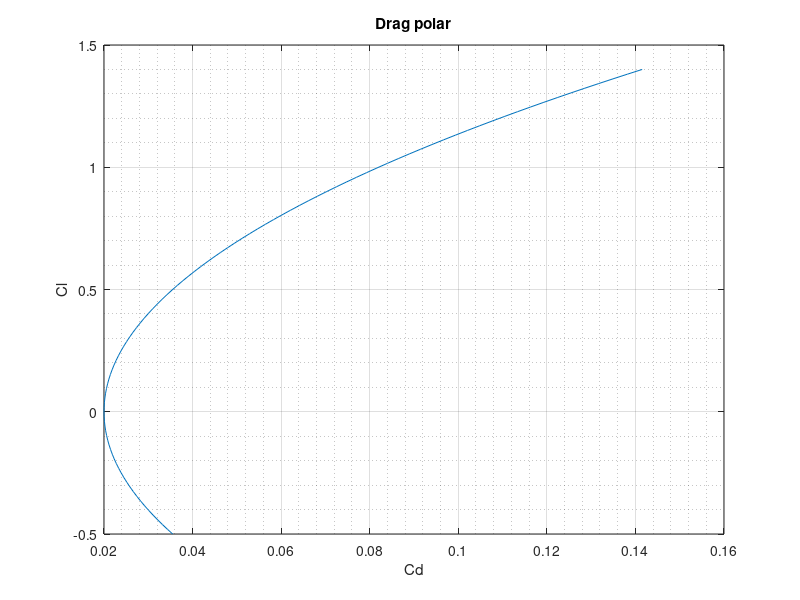
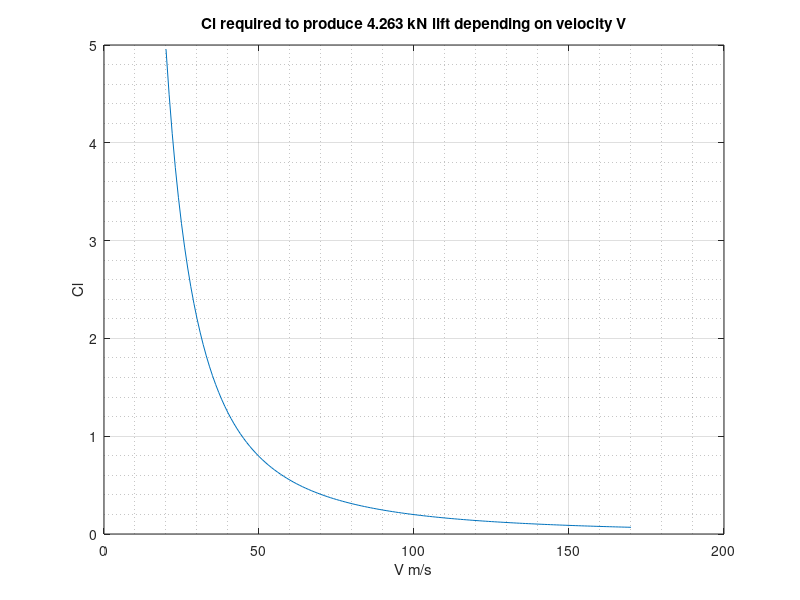
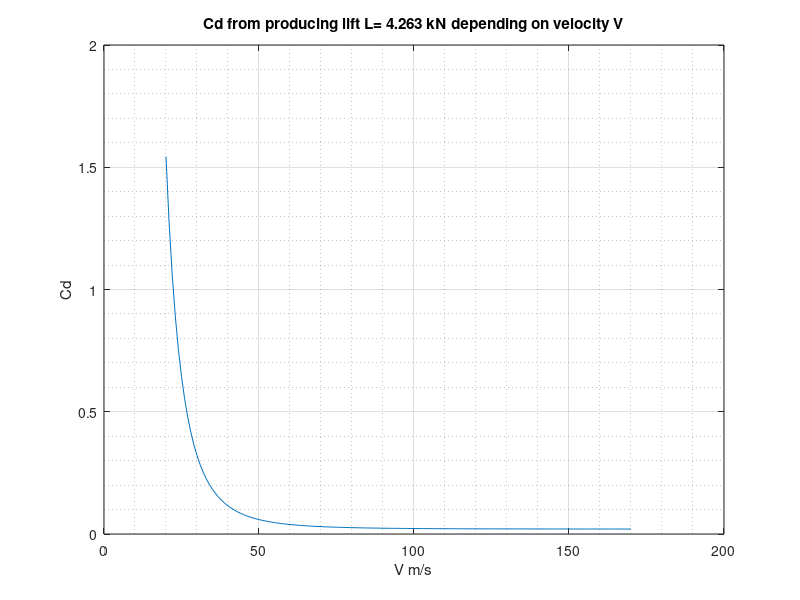
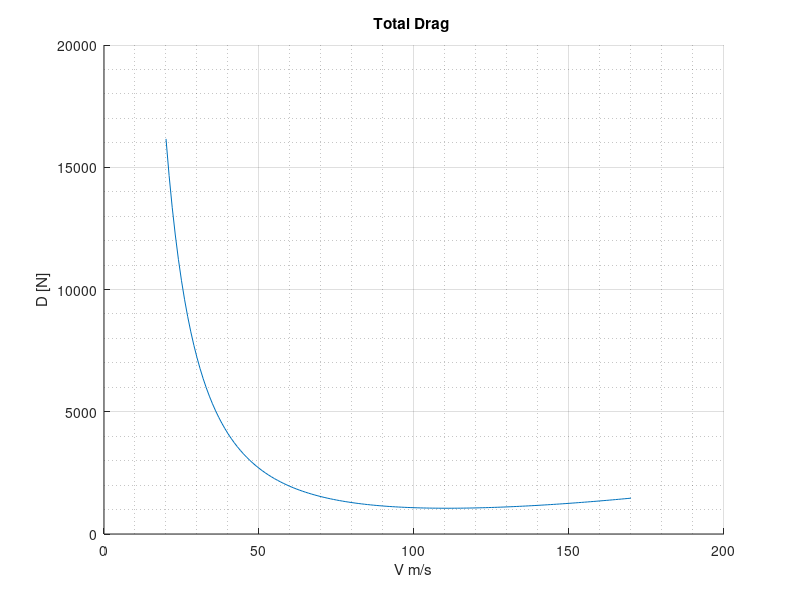

MATLAB code to generate these figures, in order: (Note: this script raises an error after producing the figures.)
clc
clear
% Physics of flight hw 4


% Setup drag polar equation

%Cd = 0.02 + 0.062Cl*Cl

Cl = linspace(-0.5,1.4,100)
Cd = 0.02+0.062*Cl.*Cl
figure(1)
title('Drag polar')
%axis equal
plot(Cd,Cl)
title('Drag polar')
grid on
grid minor
xlabel('Cd') 
ylabel('Cl')
%axis equal





% Required thrust at sea level

%take of mass m0 = 435 kg

% In order to take off at sea level lift force L should be greater then
% weight

% L > m*g


% initial parameters
m0 = 435 % kg
S = 3.51 % m"2 %wing planform area
g = 9.8 % m/s"2
rho0 = 1.225 %kg/m"3    SEA LEVEL STANDART CONDITIONS
p0 = 101.325 * 1000 % Pa


L = m0*g   % At least 4.263 kN

% Lets plot graph of Cl(V) required to produce L=4.263 kN at velocity V
% Cl(V) = L /(q*S)
% q = 1/2*rho*V*V

V =20:1:170

q  = 1/2*(rho0*V.*V)
Cl_V = L ./(q.*S)



% Now lets make another plot Cl required to produce constant lift depending
% on velocity V
% This graph would represent minimum takeoff velocity depending on Cl 
%Cl(V) 
%plot(V,Cl_V)
figure(2)
%axis equal
plot(V,Cl_V)
title('Cl required to produce 4.263 kN lift depending on velocity V')
grid on
grid minor
xlabel('V m/s') 
ylabel('Cl')
%axis equal

% Now lets compute drag coefficient Cd(V) which would be produced when flying
% with velocity V and lift coefficient Cl by known relation

%Cd = 0.02 + 0.062Cl*Cl

Cd_V = 0.02+0.062*Cl_V.*Cl_V

% Lets again plot Cd(V) 

figure(3)
%axis equal
plot(V,Cd_V)
title('Cd from producing lift L= 4.263 kN depending on velocity V')
grid on
grid minor
xlabel('V m/s') 
ylabel('Cd')



% Now lets recalculate drag force D depending on velocity V  

D_V = 1/2*rho0*S*Cd_V.*V.*V

%%%%%%%%%%%%%%%%%%%%%%%%%%%%%%%%%%
D0_V = 0.02*q*S
D_lift_V = Cl_V.*q*S*0.062
totalD = D0_V+D_lift_V
totalD = 0.02*q*S+2*0.062*S./(rho0*V.*V) *(L*L/S*S)
% and also plot it here
figure(4)
hold on
plot(V,totalD)
title('Total Drag ')
xlabel('V m/s')
ylabel('D [N]')
grid on
grid minor
hold off

% Plot

figure(5)
%axis equal
plot(V,D_V)
title('D(V) Sea level ')
grid on
grid minor
xlabel('V m/s') 
ylabel('D [N]')


maxThrust = 900 % N
maxThrustArray = V;
maxThrustArray(:) = maxThrust
hold on
plot(V,maxThrustArray)

% Required thrust to sustain lift force = 4.263 kN is equal to drag D(V)


% Knowing that minumum required thrust (Drag) occures at maximum L/D ratio
% Lets find minimum drag, and velocity at which it occures

[minD,minIndex] = min(D_V) 
minimumVelocity = V(minIndex)
% Minimun drag = 300N at velocity 59 m/s

% Knowing that maximum avaliable thrust is 900N 
% Lets find maximum velocity that we can achieve at sea level

[minIndex] = find(D_V<905 & D_V>895)
maximumVelocity = V(minIndex(1))
txtString = sprintf("<-max V=%0.2fm/s",round(maximumVelocity,2),round(maxThrust,2));
text((maximumVelocity+5),maxThrust,txtString);
scatter(maximumVelocity,maxThrust,'filled')

scatter(minimumVelocity,minD,'filled')

%txtString = sprintf("<--minimum drag:%0.5fN at V=%0.5f m/s",minD,minimumVelocity);
txtString = sprintf("<--Min drag:%0.1fN at V=%0.1f m/s",round(minD,2),round(minimumVelocity,2));
text((minimumVelocity+10),minD,txtString);

txtString = sprintf("Avaliable thrust: %0.2fN",maxThrust);
text((size(V,2)/2-30),(maxThrust+55),txtString);

hold off



%timestring = sprintf("time passed = %0.5f",total_t);
%text(x_end/2,Vx_x0/2,timestring)

% This was graphical way
%%%%%%%%%%%%%%%%%%%%%%%%%%%%%%%%%%%%
% Lets try analytically
% For that refere to equations :
%D_V = 1/2*rho0*S*Cd_V.*V.*V
% Cd_V = 0.02+0.062*Cl_V.*Cl_V

%q  = 1/2*(rho0*V.*V)
%Cl_V = L ./(q.*S)

% Derive D(V) function 





%%%%%%%%%%%%%%%%%%%%%%%%%%%%%%%%%%%%%%%%%%




% Lets calculate avaliable thrust depending on altitude

h = 0:100:4000


% Ta/ Ta0 = rho/rho0
% D(rho) = D0*rho/rho0
D0 = maxThrust %N sea level thrust

[Temp, a, Pressure, rho] = atmosisa(h) % Model for standart atmospheric conditions
D_rho= D0*rho./rho0
h = densityalt(rho)%  converts from rho to altitude in m

% Plot thrust required with respect to altitude h in m

figure(6)


plot(h,D_rho)

title('Thrust avaliable T(h)[N] with respect to altitude [m]')
grid on
grid minor
xlabel('altitude h [m]') 
ylabel('D [N]')

% Calculate avaliable thrust at altitude of 10 000ft
h1 = 3048 % m 
[i, ii, iii, rho1] = atmosisa(h1)
Thrust_h1= D0*rho1/rho0 % 664 N

% Lets plot this  constant line at the same plot 
D_constant(1:size(h,2)) = Thrust_h1
hold on
plot(h,D_constant)


% Now lets recalculate D(V) at altitude of 10 000ft
h1 = 3048
g = 9.8
L = m0*g
V =20:1:170 %  m/s
q  = 1/2*(rho1*V.*V)
Cl_V = L ./(q.*S)
Cd_V = 0.02+0.062*Cl_V.*Cl_V
D_V = 1/2*rho1*S*Cd_V.*V.*V

% Plot drag force ( thrust required) at 3000m  10 000ft

% Plot

figure(7)
%axis equal
plot(V,D_V)
title('D(V)  altitude = 3000m')
grid on
grid minor
xlabel('V m/s') 
ylabel('D [N]')


maxThrust = Thrust_h1
maxThrustArray = V;
maxThrustArray(:) = maxThrust
hold on
plot(V,maxThrustArray)


[minIndex] = find(D_V<Thrust_h1+5 & D_V>Thrust_h1-5)
maximumVelocity = V(minIndex(1))
scatter(maximumVelocity,Thrust_h1,'filled')
txtString = sprintf("<-max V=%0.2fm/s",round(maximumVelocity,2),round(Thrust_h1,2));
text((maximumVelocity+10),Thrust_h1,txtString);

[minD,minIndex] = min(D_V) 
minimumVelocity = V(minIndex)
scatter(minimumVelocity,minD,'filled')

txtString = sprintf("<--Min drag:%0.1fN at V=%0.1f m/s",round(minD,2),round(minimumVelocity,2));
text((minimumVelocity+10),minD,txtString);

txtString = sprintf("Avaliable thrust: %0.2fN",maxThrust);
text((size(V,2)/2-30),(maxThrust+55),txtString);

hold off



clc
clear

% Now derive analytically those results 

syms D(V)
L = 4263 % 4.263 kN
S = 3.51 % m"2 %wing planform area
[Temp0, a0, Pressure0, rho0] = atmosisa(0) % Model for standart atmospheric conditions
h = densityalt(rho0)%  converts from rho to altitude in m
rho = rho0
%D(V) = 1/2*rho*S*(0.02+0.062*(2*L/(rho*V*V*S)))*V*V
%dD_dV = diff(D(V),V)
%equation = dD_dV ==0
%solution = solve(equation)
% Does not work automatic solution

% from lecture notes :
K =0.062
Cd_0 = 0.02
%V_Dmin = sqrt(2/rho  * sqrt(0.062/0.02)*L/S) % 59.0869 at sea level
V_Dmin_sea = sqrt(2/rho  * sqrt(K/Cd_0)*L/S) % 59.0869 at sea level

% At 3000m
[Temp0, a0, Pressure0, rho1] = atmosisa(3048) % Model for standart atmospheric conditions
rho=rho1
V_Dmin_h1 = sqrt(2/rho  * sqrt(K/Cd_0)*L/S) %  68.7579 m/s at 3048m





% Now analytically calculate required thrust at found velocities

% At sea level 
%1) Calculate lift coefficient knowing lift force L and velocity V 
[Temp0, a0, Pressure0, rho0] = atmosisa(0) % Model for standart atmospheric conditions
Cl = 2*L/(rho0*V_Dmin_sea*V_Dmin_sea*S)
% calculate Cd 
% Cd =  Cd,0 +K*Cl*Cl
Cd = 0.02+0.062*Cl*Cl
% Calculate drag
% D = 1/2 * Cd * rho *V*V*S
Dmin_sea = 1/2*Cd*rho0*V_Dmin_sea*V_Dmin_sea*S % 300.2314 N



% At 3048 m
[Temp1, a1, Pressure1, rho1] = atmosisa(3048) % Model for standart atmospheric conditions
Cl = 2*L/(rho1*V_Dmin_h1*V_Dmin_h1*S)
Cd = 0.02+0.062*Cl*Cl
Dmin_h1 = 1/2*Cd*rho1*V_Dmin_h1*V_Dmin_h1*S % 300.2314 N
